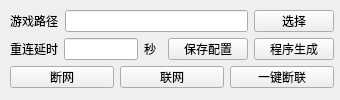
<?xml version="1.0" encoding="UTF-8"?>
<ui version="4.0">
 <class>Form</class>
 <widget class="QWidget" name="Form">
  <property name="geometry">
   <rect>
    <x>0</x>
    <y>0</y>
    <width>340</width>
    <height>100</height>
   </rect>
  </property>
  <property name="minimumSize">
   <size>
    <width>340</width>
    <height>100</height>
   </size>
  </property>
  <property name="maximumSize">
   <size>
    <width>340</width>
    <height>100</height>
   </size>
  </property>
  <property name="windowTitle">
   <string>Offline tools</string>
  </property>
  <widget class="QWidget" name="layoutWidget">
   <property name="geometry">
    <rect>
     <x>10</x>
     <y>10</y>
     <width>324</width>
     <height>78</height>
    </rect>
   </property>
   <layout class="QVBoxLayout" name="verticalLayout">
    <item>
     <layout class="QHBoxLayout" name="horizontalLayout">
      <item>
       <widget class="QLabel" name="label">
        <property name="text">
         <string>游戏路径</string>
        </property>
       </widget>
      </item>
      <item>
       <widget class="QLineEdit" name="lineEdit_path">
        <property name="alignment">
         <set>Qt::AlignCenter</set>
        </property>
       </widget>
      </item>
      <item>
       <widget class="QPushButton" name="ChooseButton">
        <property name="text">
         <string>选择</string>
        </property>
       </widget>
      </item>
     </layout>
    </item>
    <item>
     <layout class="QHBoxLayout" name="horizontalLayout_2">
      <item>
       <widget class="QLabel" name="label_2">
        <property name="text">
         <string>重连延时</string>
        </property>
       </widget>
      </item>
      <item>
       <widget class="QLineEdit" name="lineEdit_time">
        <property name="alignment">
         <set>Qt::AlignCenter</set>
        </property>
       </widget>
      </item>
      <item>
       <widget class="QLabel" name="label_3">
        <property name="text">
         <string>秒</string>
        </property>
       </widget>
      </item>
      <item>
       <spacer name="horizontalSpacer">
        <property name="orientation">
         <enum>Qt::Horizontal</enum>
        </property>
        <property name="sizeHint" stdset="0">
         <size>
          <width>40</width>
          <height>20</height>
         </size>
        </property>
       </spacer>
      </item>
      <item>
       <widget class="QPushButton" name="SaveButton">
        <property name="text">
         <string>保存配置</string>
        </property>
       </widget>
      </item>
      <item>
       <widget class="QPushButton" name="GenerateButton">
        <property name="text">
         <string>程序生成</string>
        </property>
       </widget>
      </item>
     </layout>
    </item>
    <item>
     <layout class="QHBoxLayout" name="horizontalLayout_3">
      <item>
       <widget class="QPushButton" name="BreakButton">
        <property name="text">
         <string>断网</string>
        </property>
       </widget>
      </item>
      <item>
       <widget class="QPushButton" name="LinkButton">
        <property name="text">
         <string>联网</string>
        </property>
       </widget>
      </item>
      <item>
       <widget class="QPushButton" name="StartButton">
        <property name="text">
         <string>一键断联</string>
        </property>
       </widget>
      </item>
     </layout>
    </item>
   </layout>
  </widget>
 </widget>
 <resources/>
 <connections/>
</ui>
